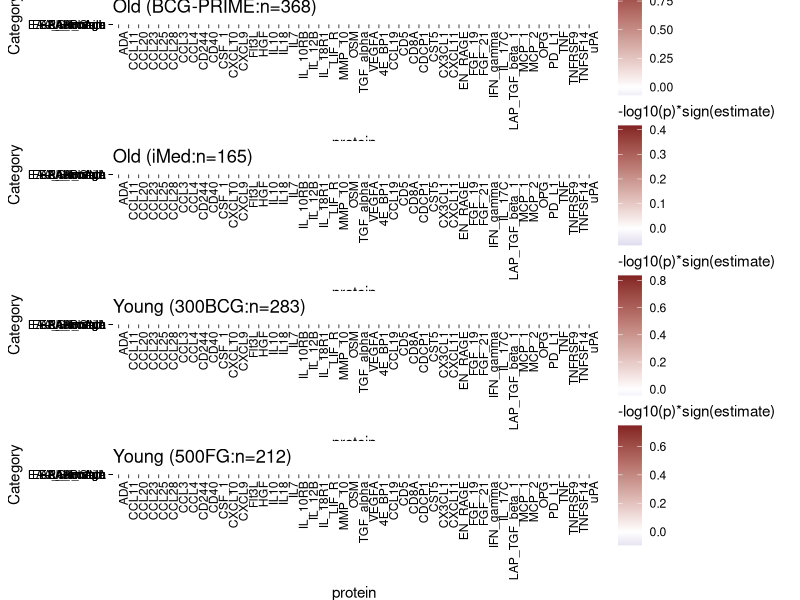

Recreate this plot in R.
# All four cohorts, EAA, real age, protein, heatmap
library(readxl)
library(dplyr)
library(reshape2)
library(ggplot2)
library(ggpubr)
library(scales)

bcg_prime_all_result = read_excel("input/BCG-PRIME_final_result_all_age_eaa.xlsx")

bcg_prime_all_result$protein <- gsub("\\.", "_", bcg_prime_all_result$protein)
bcg_prime_all_result$protein <- gsub("X4E_BP1", "4E_BP1", bcg_prime_all_result$protein)
bcg_prime_all_result = bcg_prime_all_result[,-1]

protein = bcg_prime_all_result %>% filter(padj < 0.05) %>% pull(protein) %>% unique()
bcg_prime_all_result_sig = bcg_prime_all_result[which(bcg_prime_all_result$protein %in% protein),]

fg500 = read_excel("input/500FG_final_result_all_age_eaa.xlsx")

length(intersect(fg500$protein, bcg_prime_all_result_sig$protein))

bcg300 = read_excel("input/300BCG_final_result_all_age_eaa.xlsx")

bcg300$protein <- gsub("X4E_BP1", "4E_BP1", bcg300$protein)

imed = read_excel("input/iMED_final_result_all_age_eaa.xlsx")
length(intersect(imed$protein, bcg_prime_all_result_sig$protein))

imed$protein <- gsub("IL17C", "IL_17C", imed$protein)
imed$protein <- gsub("TGFA", "TGF_alpha", imed$protein)
imed$protein <- gsub("MMP1", "MMP_1", imed$protein)
imed$protein <- gsub("LIFR", "LIF_R", imed$protein)
imed$protein <- gsub("IL10RB", "IL_10RB", imed$protein)
imed$protein <- gsub("IL18R1", "IL_18R1", imed$protein)
imed$protein <- gsub("IL12B", "IL_12B", imed$protein)
imed$protein <- gsub("MMP10", "MMP_10", imed$protein)
imed$protein <- gsub("FLT3LG", "Flt3L", imed$protein)
imed$protein <- gsub("IFNG", "IFN_gamma", imed$protein)
imed$protein <- gsub("CSF1", "CSF_1", imed$protein)
length(intersect(imed$protein, bcg_prime_all_result_sig$protein))

idx =  intersect(fg500$protein ,intersect(bcg300$protein, intersect(bcg_prime_all_result_sig$protein, imed$protein)))

bcg_prime_2 = bcg_prime_all_result_sig %>% filter(!Category %in% c("IEAA", "EEAA"))
imed_2 = imed %>% filter(!Category %in% c("IEAA", "EEAA"))
fg500_2 = fg500 %>% filter(!Category %in% c("IEAA", "EEAA"))
bcg300_2 = bcg300 %>% filter(!Category %in% c("IEAA", "EEAA"))

reference_proteins <- unique(bcg_prime_all_result_sig$protein)

prepare_data <- function(df, reference_proteins) {
  df %>%
    filter(protein %in% reference_proteins)
}

bcg_prime_2 <- prepare_data(bcg_prime_2, reference_proteins)
imed_2 <- prepare_data(imed_2, reference_proteins)
fg500_2 <- prepare_data(fg500_2, reference_proteins)
bcg300_2 <- prepare_data(bcg300_2, reference_proteins)


# Combine all protein lists and count occurrences
all_proteins <- data.frame(protein = unique(c(reference_proteins, fg500_2$protein, bcg300_2$protein, imed_2$protein)))
all_proteins <- all_proteins %>%
  mutate(fg500 = protein %in% fg500_2$protein,
         bcg300 = protein %in% bcg300_2$protein,
         bcg_prime_2 = protein %in% bcg_prime_2$protein,
         imed = protein %in% imed_2$protein,
         count = fg500 + bcg300 + bcg_prime_2 + imed) %>%
  arrange(desc(count), protein)

# Step 2: Ensure consistent protein order
ordered_proteins <- all_proteins$protein

prepare_data <- function(df, ordered_proteins) {
  df %>%
    right_join(data.frame(protein = ordered_proteins), by = "protein") %>%
    arrange(match(protein, ordered_proteins)) %>%
    mutate(protein = factor(protein, levels = ordered_proteins))
}

bcg_prime_2 <- prepare_data(bcg_prime_2, ordered_proteins)
imed_2 <- prepare_data(imed_2, ordered_proteins)
fg500_2 <- prepare_data(fg500_2, ordered_proteins)
bcg300_2 <- prepare_data(bcg300_2, ordered_proteins)


add_stars <- function(df) {
  df %>%
    mutate(padj = p.adjust(p, method = "BH"),
           stars = cut(padj, breaks = c(-Inf, 0.001, 0.01, 0.05, Inf), labels = c("***", "**", "*", " ")))
}

#bcg_prime_2 <- add_stars(bcg_prime_2)
imed_2 <- add_stars(imed_2)
fg500_2 <- add_stars(fg500_2)
bcg300_2 <- add_stars(bcg300_2)

recode_category <- function(df) {
  df %>%
    mutate(Category = recode(Category,
                             "Age" = "Age",
                             "DNAmAge" = "Horvath",
                             "DNAmAgeHannum" = "Hannum",
                             "DNAmGrimAgeBasedOnPredictedAge" = "GrimAge",
                             "DNAmPhenoAge" = "PhenoAge",
                             "AgeAccelerationResidual" = "EAA_Horvath",
                             "AgeAccelerationResidualHannum" = "EAA_Hannum",
                             "AgeAccelGrim" = "EAA_Grim",
                             "AgeAccelPheno" = "EAA_Pheno"))
}

bcg_prime_2 <- recode_category(bcg_prime_2)
imed_2 <- recode_category(imed_2)
fg500_2 <- recode_category(fg500_2)
bcg300_2 <- recode_category(bcg300_2)

category_order <- c("Age", "Horvath", "Hannum", "GrimAge", "PhenoAge", "EAA_Horvath", "EAA_Hannum", "EAA_Grim", "EAA_Pheno")
bcg_prime_2$Category <- factor(bcg_prime_2$Category, levels = category_order)
imed_2$Category <- factor(imed_2$Category, levels = category_order)
fg500_2$Category <- factor(fg500_2$Category, levels = category_order)
bcg300_2$Category <- factor(bcg300_2$Category, levels = category_order)

plot_heatmap <- function(df, title) {
  ggplot(df, aes(x = protein, y = Category, fill = value)) +
    geom_tile() +
    scale_fill_gradient2(low = muted("blue"), mid = "white",
                         high = muted("red"), midpoint = 0, name = "-log10(p)*sign(estimate)"
                         #limits = c(-7, 15),
                         #breaks = seq(-7, 15, by = 2)
                         ) +
    geom_text(aes(label = stars), color = "black", size = 5) +
    theme_linedraw() +
    theme(axis.text.x = element_text(angle = 90, hjust = 1)) +
    ggtitle(title)
}

p1 <- plot_heatmap(bcg_prime_2, "Old (BCG-PRIME:n=368)")
p2 <- plot_heatmap(imed_2, "Old (iMed:n=165)")
p3 <- plot_heatmap(bcg300_2, "Young (300BCG:n=283)")
p4 <- plot_heatmap(fg500_2, "Young (500FG:n=212)")

ppi = 300
png("output/fig3_heatmap_eaa_age_protein_sig_in_bcgprime_all_cohorts.png", width = 14*ppi, height = 14*ppi, res = ppi) 
ggarrange(p1, p2, p3, p4, ncol = 1)
dev.off()


